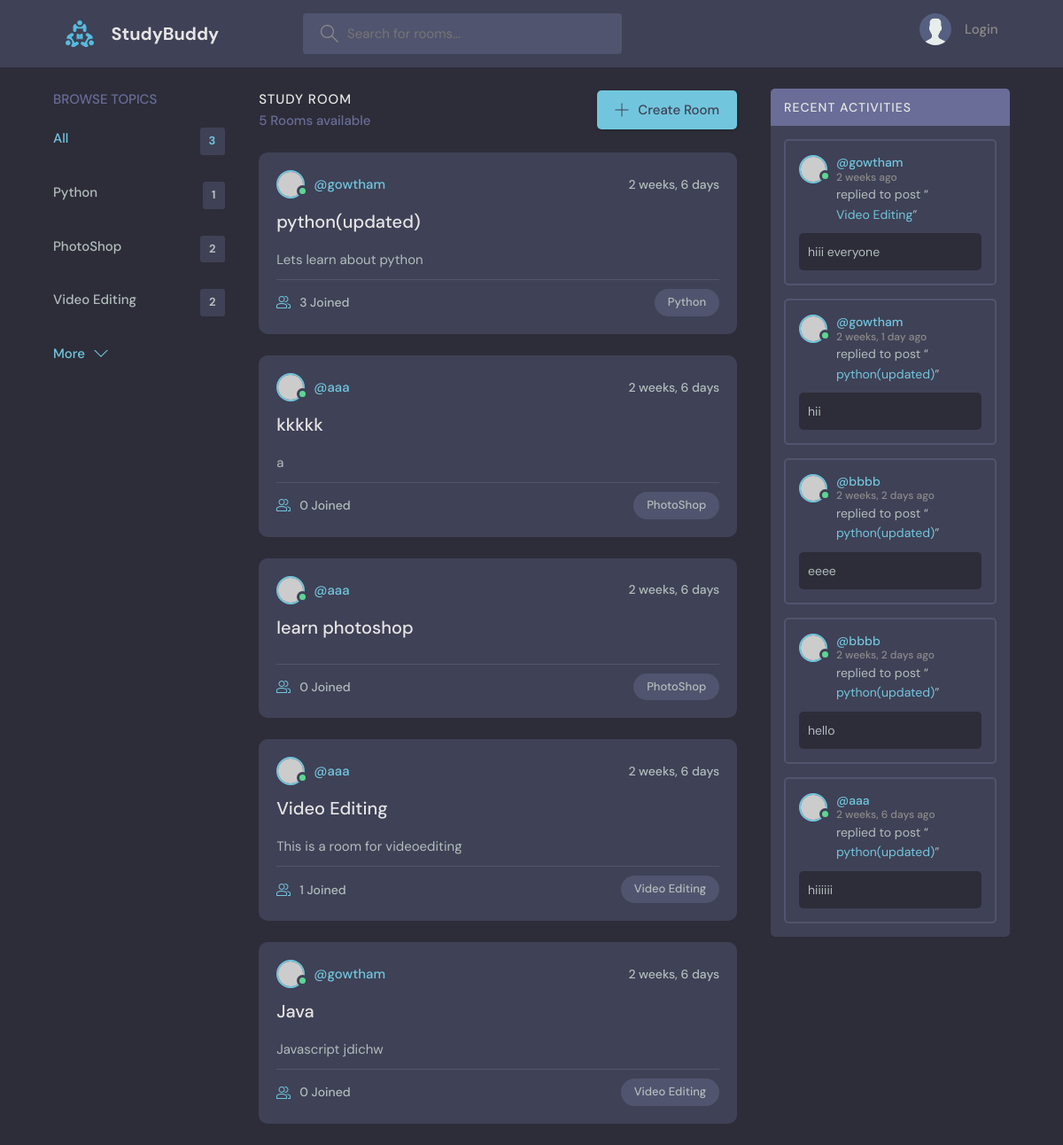
The app's page /, older data.
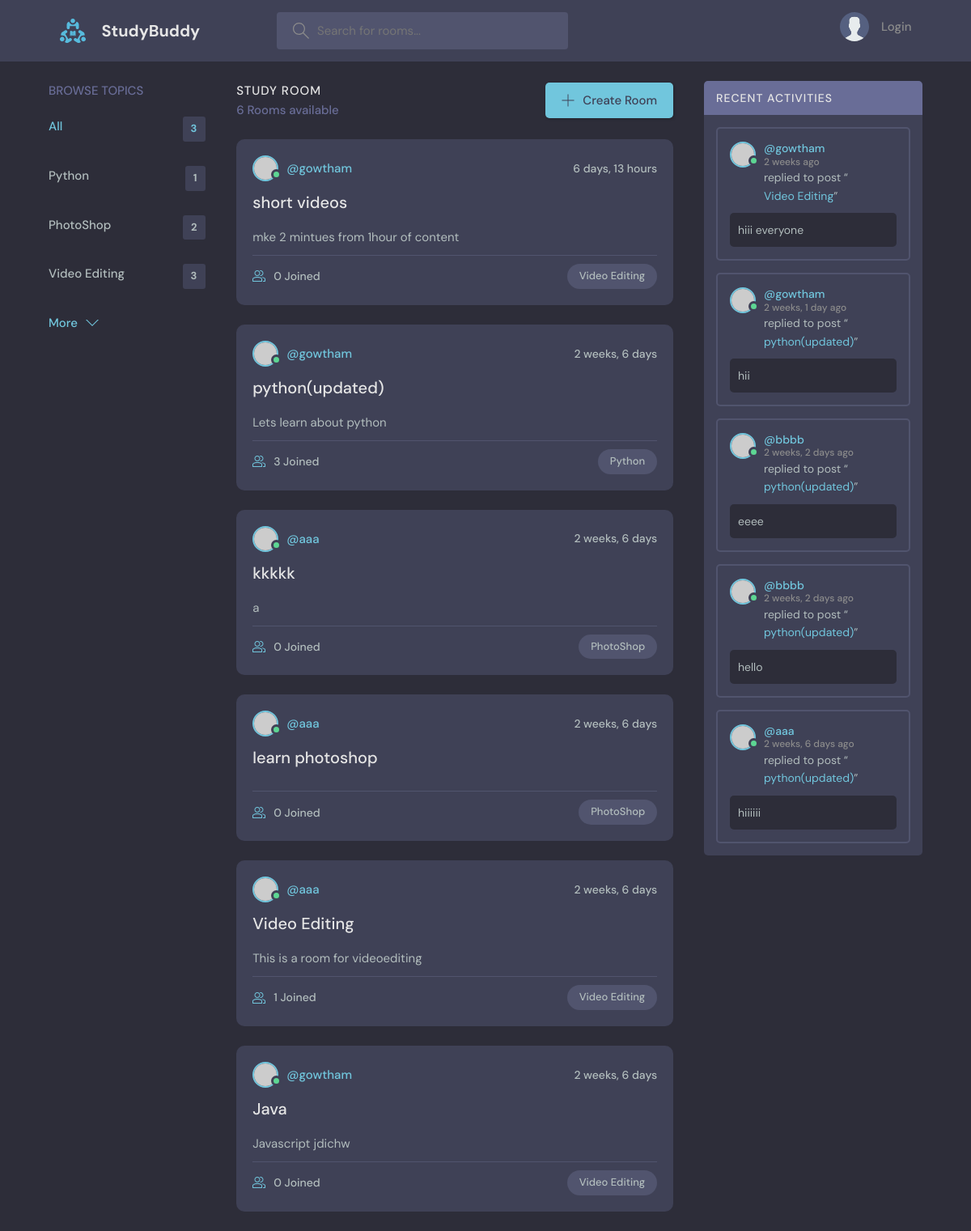
The same page, newer data.
### core/models.py (models this page shows, shortened)
class Topics(models.Model):
    name = models.CharField(max_length=200)

class Room(models.Model):
    host = models.ForeignKey(User, on_delete=models.SET_NULL,null = True)
    topic = models.ForeignKey(Topics, on_delete=models.SET_NULL,null = True)
    name = models.CharField(max_length = 100)
    descriptions  = models.TextField(null=True,blank = True)
    updated = models.DateTimeField(auto_now= True)
    created = models.DateTimeField(auto_now_add=True)
    participants = models.ManyToManyField(User,related_name = 'participants',blank = True)
    class Meta:
        ordering = ['-updated','-created']
    def __str__(self):
        return self.name

class Message(models.Model):
    user = models.ForeignKey(User, on_delete= models.CASCADE)
    room = models.ForeignKey(Room, on_delete= models.CASCADE)
    body = models.TextField()
    updated = models.DateTimeField(auto_now= True)
    created = models.DateTimeField(auto_now_add=True)
    class Meta:
        ordering = ['-created']

### core/views.py (the view)
# urls.py: path('',home,name='home'),
def home(request):
    q = request.GET.get('q') if request.GET.get('q') != None else ''
    rooms = Room.objects.filter(
        Q(topic__name__icontains=q)|
        Q(name__icontains=q )|
        Q(descriptions__icontains=q) )
    topics = Topics.objects.all()
    room_count = rooms.count()
    recent_activity = Message.objects.filter(Q(room__topic__name__icontains =q ))
    context = {'rooms':rooms,'topics':topics,'room_count':room_count,'recent_activity':recent_activity}
    return render(request,'home.html',context)

### core/templates/home.html (shortened to what this page needs)
{% extends 'main.html'%}
{% block content %}
    <main class="layout layout--3">
      <div class="container">
       {% include 'topics_component.html'%}
        <div class="roomList">
          <div class="roomList__header">
            <div>
              <h2>Study Room</h2>
              <p>{{room_count}} Rooms available</p>
            </div>
            <a class="btn btn--main" href="create-room.html">
              <svg version="1.1" xmlns="http://www.w3.org/2000/svg" width="32" height="32" viewBox="0 0 32 32">
                <title>add</title>
                <path
                  d="M16.943 0.943h-1.885v14.115h-14.115v1.885h14.115v14.115h1.885v-14.115h14.115v-1.885h-14.115v-14.115z"
                ></path>
              </svg>
              Create Room
            </a>
          </div>
          {% include 'feed_component.html' %}
        </div>
        <div class="activities">
         {% include 'activity_component.html'%}
        </div>
      </div>
    </main>
{%endblock content%}

### core/templates/topics_component.html
 <div class="topics">
          <div class="topics__header">
            <h2>Browse Topics</h2>
          </div>
          <ul class="topics__list">
            <li>
              <a href="{% url 'home'%}" class="active">All <span>{{topics.count}}</span></a>
            </li>
            {% for topic in topics%}
            <li>
              <a href="{% url 'home'%}?q={{topic.name}}">{{topic.name}}<span>{{topic.room_set.all.count}}</span></a>
            </li>
            {%endfor%}
          </ul>
          <a class="btn btn--link" href="topics.html">
            More
            <svg version="1.1" xmlns="http://www.w3.org/2000/svg" width="32" height="32" viewBox="0 0 32 32">
              <title>chevron-down</title>
              <path d="M16 21l-13-13h-3l16 16 16-16h-3l-13 13z"></path>
            </svg>
          </a>
        </div>

### core/templates/feed_component.html (shortened to what this page needs)
{% for room in rooms %}
<div class="roomListRoom">
            <div class="roomListRoom__header">
              <a href="{% url 'user-profile' room.host.id %}" class="roomListRoom__author">
                <div class="avatar avatar--small active">
                  <img src="https://randomuser.me/api/portraits/men/11.jpg" />
                </div>
                <span>@{{room.host}}</span>
              </a>
              <div class="roomListRoom__actions">
                <span>{{room.created|timesince}}</span>
              </div>
            </div>
            <div class="roomListRoom__content">
              <a href="room/{{ room.id }}/">{{room.name}}</a>
              <p>
                {{room.descriptions}}
              </p>
            </div>
            <div class="roomListRoom__meta">
              <a class="roomListRoom__joined">
                {{room.participants.count}} Joined
              </a>
              <p class="roomListRoom__topic">{{room.topic.name}}</p>
            </div>
          </div>
{% endfor%}

### core/templates/activity_component.html (shortened to what this page needs)
 <div class="activities__header">
            <h2>Recent Activities</h2>
          </div>
         {% for message in recent_activity %}
          <div class="activities__box">
            <div class="activities__boxHeader roomListRoom__header">
              <a href="{% url 'user-profile' message.user.id %}" class="roomListRoom__author">
                <div class="avatar avatar--small active">
                  <img src="https://randomuser.me/api/portraits/men/13.jpg" />
                </div>
                <p>
                  @{{message.user}}
                  <span>{{message.created|timesince}} ago</span>
                </p>
              </a>
            </div>
            <div class="activities__boxContent">
              <p>replied to post “<a href="{%url 'room' message.room.id%}">{{message.room}}</a>”</p>
              <div class="activities__boxRoomContent">
                {{message.body}}
              </div>
            </div>
          </div>
          {% endfor %}

Row changes from the older to the newer data that the page shows:
computed for Topics "Video Editing": room_set.all.count "2" → "3"
added Room: host "gowtham", created "6 days, 13 hours", name "short videos", descriptions "mke 2 mintues from 1hour of content", participants.count "0", topic.name "Video Editing"
Text that changed along with them:
{{ room_count }}: "5" → "6"
